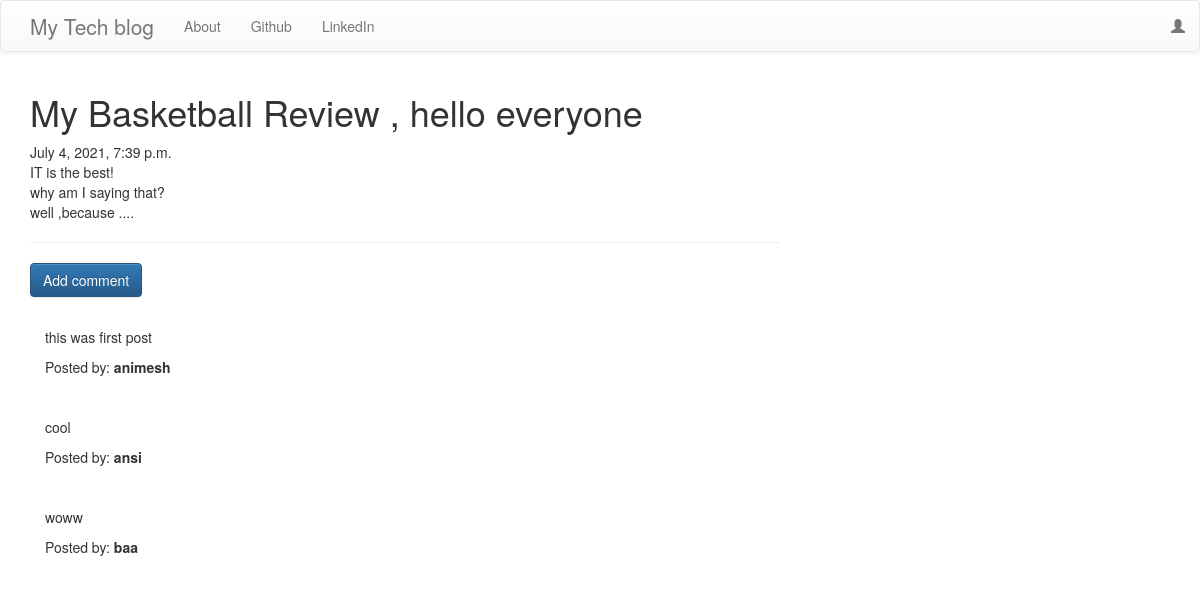
/post/1, run on the app's committed database.
### blog/models.py (models this page shows, shortened)
class Post(models.Model):
    author = models.ForeignKey('auth.User',on_delete=models.CASCADE)
    title = models.CharField(max_length=256)
    text = models.TextField()
    create_date = models.DateTimeField(default=timezone.now())
    published_date = models.DateTimeField(blank=True,null=True)

class Comment(models.Model):
    post = models.ForeignKey('blog.Post',related_name="comments",on_delete=models.CASCADE)
    author = models.CharField(max_length=250)
    text = models.TextField()
    create_date = models.DateTimeField(default=timezone.now())
    approved_comment = models.BooleanField(default=False)

### blog/views.py (the view)
# urls.py: url(r'^post/(?P<pk>\d+)$', views.PostDetailView.as_view(), name='post_detail'),
class PostDetailView(DetailView):
    model = Post

### blog/templates/blog/post_detail.html (shortened to what this page needs)
{% extends 'blog/base.html' %}
{% block content %}
        <h1 class='posttitle loader'>{{ post.title }}</h1>
        {% if post.published_date %}
            <div class="date postdate">
                {{ post.published_date }}
            </div>
        {% else %}
            <a class="btn btn-default" href="{% url 'post_publish' pk=post.pk %}">Publish</a>
        {% endif %}
      <p class='postcontent' >{{ post.text|safe|linebreaksbr }}</p>
  <hr>
  <a class="btn btn-primary btn-comment" href="{% url 'add_comment_to_post' pk=post.pk %}">Add comment</a>
  <div class="container">
  {% for comment in post.comments.all %}
  <br>
      {% if user.is_authenticated or comment.approved_comment %}
          <p>{{ comment.text|safe|linebreaks }}</p>
          <p>Posted by: <strong>{{ comment.author }}</strong></p>
      {% endif %}
  {% empty %}
      <p>No comments posted.</p>
  {% endfor %}
</div>
{% endblock %}

### blog/templates/blog/base.html (shortened to what this page needs)
<!DOCTYPE html>
{% load static %}
<html>
    <head>
<link rel="stylesheet" href="https://stackpath.bootstrapcdn.com/bootstrap/3.4.1/css/bootstrap.min.css">
<link rel="stylesheet" href="https://stackpath.bootstrapcdn.com/bootstrap/3.4.1/css/bootstrap-theme.min.css">
<link rel="stylesheet" href="//cdn.jsdelivr.net/npm/medium-editor@latest/dist/css/medium-editor.min.css" type="text/css" media="screen" charset="utf-8">
        <link rel="stylesheet" href="{% static 'css/blog.css' %}">
<body class='loader'>
  <nav class="navbar navbar-default techfont custom-navbar">
    <div class="container">
      <ul class="nav navbar-nav">
        <li><a class='navbar-brand bigbrand' href="{% url 'post_list' %}">My Tech blog</a></li>
        <li><a href="{% url 'about' %}">About</a></li>
        <li><a href="https://www.github.com">Github</a></li>
        <li><a href="https://www.linkedin.com">LinkedIn</a></li>
      </ul>
      <ul class="nav navbar-nav navbar-right">
        {% if user.is_authenticated %}
        <li>
          <a href="{% url 'post_new' %}" >New Post</a>
        </li>
        <li>
          <a href="{% url 'post_draft_list' %}">Drafts</a>
        </li>
        <li>
          <a href="{% url 'logout' %}" >Log out</a>
        </li>
        <li>
          <a >Welcome: {{ user.username }}</a>
        </li>
          {% else %}
          <li><a class='nav navbar-right' href="{% url 'login' %}" ><span class="glyphicon glyphicon-user"></span></a></li>
        {% endif %}
      </ul>
  </div>
</nav>
        <div class="content container">
            <div class="row">
                <div class="col-md-8">
                  <div class="blog_posts">
                    {% block content %}
                    {% endblock %}
                  </div>
                </div>
            </div>
        </div>
</body>
</html>

### blog/static/css/blog.css (style rules this page uses)
.bigbrand { font-size: 1.5em; }
.loader { filter:hue-rotate(0deg); color:linear-gradient(45deg,#0f8,#08f); animation:hue 10000ms infinite linear; }

### data on the page
Post: title "My Basketball Review , hello everyone", published_date "July 4, 2021, 7:39 p.m.", text "IT is the best! why am I saying that? well ,because ...."
Comment: text "this was first post", author "animesh"
Comment: text "cool", author "ansi"
Comment: text "woww", author "baa"
